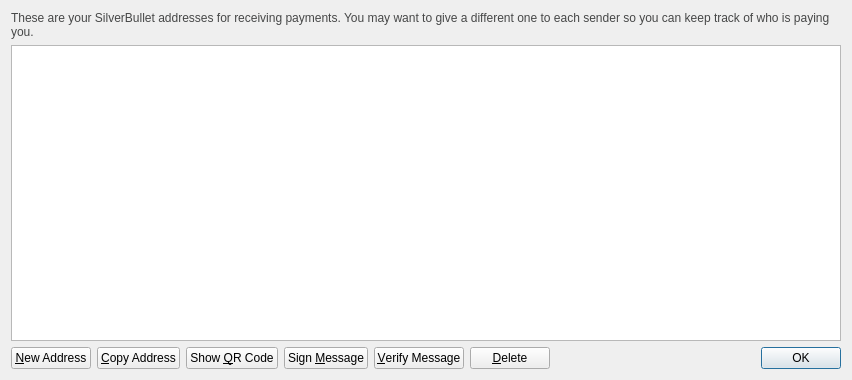
<?xml version="1.0" encoding="UTF-8"?>
<ui version="4.0">
 <class>AddressBookPage</class>
 <widget class="QWidget" name="AddressBookPage">
  <property name="geometry">
   <rect>
    <x>0</x>
    <y>0</y>
    <width>852</width>
    <height>380</height>
   </rect>
  </property>
  <property name="windowTitle">
   <string>Address Book</string>
  </property>
  <layout class="QVBoxLayout" name="verticalLayout">
   <item>
    <widget class="QLabel" name="labelExplanation">
     <property name="styleSheet">
      <string notr="true">#labelExplanation { color: #464747; }</string>
     </property>
     <property name="text">
      <string>These are your SilverBullet addresses for receiving payments. You may want to give a different one to each sender so you can keep track of who is paying you.</string>
     </property>
     <property name="textFormat">
      <enum>Qt::PlainText</enum>
     </property>
     <property name="wordWrap">
      <bool>true</bool>
     </property>
    </widget>
   </item>
   <item>
    <widget class="QTableView" name="tableView">
     <property name="contextMenuPolicy">
      <enum>Qt::CustomContextMenu</enum>
     </property>
     <property name="toolTip">
      <string>Double-click to edit address or label</string>
     </property>
     <property name="tabKeyNavigation">
      <bool>false</bool>
     </property>
     <property name="alternatingRowColors">
      <bool>true</bool>
     </property>
     <property name="selectionMode">
      <enum>QAbstractItemView::SingleSelection</enum>
     </property>
     <property name="selectionBehavior">
      <enum>QAbstractItemView::SelectRows</enum>
     </property>
     <property name="sortingEnabled">
      <bool>true</bool>
     </property>
     <attribute name="verticalHeaderVisible">
      <bool>false</bool>
     </attribute>
    </widget>
   </item>
   <item>
    <layout class="QHBoxLayout" name="horizontalLayout">
     <item>
      <widget class="QPushButton" name="newAddressButton">
       <property name="toolTip">
        <string>Create a new address</string>
       </property>
       <property name="text">
        <string>&amp;New Address</string>
       </property>
       <property name="icon">
        <iconset resource="../bitcoin.qrc">
         <normaloff>:/icons/add</normaloff>:/icons/add</iconset>
       </property>
      </widget>
     </item>
     <item>
      <widget class="QPushButton" name="copyToClipboard">
       <property name="toolTip">
        <string>Copy the currently selected address to the system clipboard</string>
       </property>
       <property name="text">
        <string>&amp;Copy Address</string>
       </property>
       <property name="icon">
        <iconset resource="../bitcoin.qrc">
         <normaloff>:/icons/editcopy</normaloff>:/icons/editcopy</iconset>
       </property>
      </widget>
     </item>
     <item>
      <widget class="QPushButton" name="showQRCode">
       <property name="text">
        <string>Show &amp;QR Code</string>
       </property>
       <property name="icon">
        <iconset resource="../bitcoin.qrc">
         <normaloff>:/icons/qrcode</normaloff>:/icons/qrcode</iconset>
       </property>
      </widget>
     </item>
     <item>
      <widget class="QPushButton" name="signMessage">
       <property name="toolTip">
        <string>Sign a message to prove you own a SilverBullet address</string>
       </property>
       <property name="text">
        <string>Sign &amp;Message</string>
       </property>
       <property name="icon">
        <iconset resource="../bitcoin.qrc">
         <normaloff>:/icons/edit</normaloff>:/icons/edit</iconset>
       </property>
      </widget>
     </item>
     <item>
      <widget class="QPushButton" name="verifyMessage">
       <property name="toolTip">
        <string>Verify a message to ensure it was signed with a specified SilverBullet address</string>
       </property>
       <property name="text">
        <string>&amp;Verify Message</string>
       </property>
       <property name="icon">
        <iconset resource="../bitcoin.qrc">
         <normaloff>:/icons/transaction_0</normaloff>:/icons/transaction_0</iconset>
       </property>
      </widget>
     </item>
     <item>
      <widget class="QPushButton" name="deleteButton">
       <property name="toolTip">
        <string>Delete the currently selected address from the list</string>
       </property>
       <property name="text">
        <string>&amp;Delete</string>
       </property>
       <property name="icon">
        <iconset resource="../bitcoin.qrc">
         <normaloff>:/icons/remove</normaloff>:/icons/remove</iconset>
       </property>
      </widget>
     </item>
     <item>
      <spacer name="horizontalSpacer">
       <property name="orientation">
        <enum>Qt::Horizontal</enum>
       </property>
       <property name="sizeHint" stdset="0">
        <size>
         <width>40</width>
         <height>20</height>
        </size>
       </property>
      </spacer>
     </item>
     <item>
      <widget class="QDialogButtonBox" name="buttonBox">
       <property name="sizePolicy">
        <sizepolicy hsizetype="Maximum" vsizetype="Fixed">
         <horstretch>0</horstretch>
         <verstretch>0</verstretch>
        </sizepolicy>
       </property>
       <property name="standardButtons">
        <set>QDialogButtonBox::Ok</set>
       </property>
      </widget>
     </item>
    </layout>
   </item>
  </layout>
 </widget>
 <resources>
  <include location="../bitcoin.qrc"/>
 </resources>
 <connections/>
</ui>
